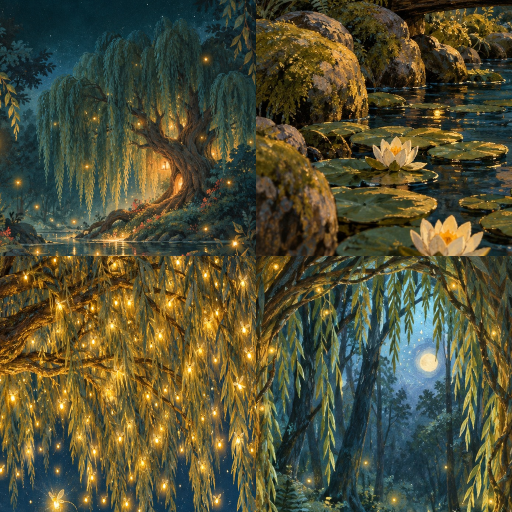
#> input picture style/planche_style.png, 1024 x 1024 px (shown at 1/2 size)
$ python -i layout.py   (imports and definitions only)
#> lines starting #> are read from the running program, lines starting #| are printed output that depends on the picture
# -*- coding: utf-8 -*-
"""Moteur de mise en page « Mon Héros du Mois ».
- Illustrations pleine page ; le texte se pose dans la zone la plus calme (indice du storyboard + analyse de l'image).
- Fondu continu (distance douce, courbe « smootherstep »), teinte prélevée dans le décor, opacité calculée pour la lisibilité,
  tramage anti-stries, halo doux sous les lettres au lieu d'un bandeau.
- Pages chapitre : décor d'ambiance (images générées) ou ambiance procédurale tirée de la palette de la scène.
- Typographie adaptative (taille, retours à la ligne, espaces insécables) + contrôle qualité chiffré."""
from pathlib import Path
import io, math, random, re
import numpy as np
from PIL import Image, ImageDraw, ImageFilter, ImageFont
from reportlab.pdfgen import canvas
from reportlab.pdfbase import pdfmetrics
from reportlab.pdfbase.ttfonts import TTFont
from reportlab.lib.utils import ImageReader

import art

ROOT = Path(__file__).parent
FONTS = {"Serif": "DejaVuSerif.ttf", "Serif-Bold": "DejaVuSerif-Bold.ttf", "Sans": "DejaVuSans.ttf"}
# [2 lines not run here, left out]

PAGE, PX, M = art.PAGE, art.PX, art.MARGIN
K = PX / PAGE                                   # pixels par point
B = 0.0                                         # fond perdu de la page en cours (0 à l'écran, 9 pt à l'impression)


# [6 lines left out: function set_mode, not called in this run]
NBSP = " "


# ============================================================ texte
# [5 lines left out: function frenchify, not called in this run]


def _w(t, font, size):
    return pdfmetrics.stringWidth(t, font, size)


# [53 lines left out: functions wrap, wrap_para, layout_block, fit_block, not called in this run]


def ascent(font):
    return pdfmetrics.getFont(font).face.ascent / 1000.0


# ============================================================ image
def load(path):
#> called with path = 'style/planche_style.png'
    im = Image.open(path).convert("RGB")
#> im is the input picture: PIL image 1024x1024 RGB; mean R, G, B 80.7, 79.4, 53.3
    im.info.pop("icc_profile", None)
    s = min(im.size)
#> s = 1024
    im = im.crop(((im.width - s) // 2, (im.height - s) // 2, (im.width + s) // 2, (im.height + s) // 2))
    im = im.resize((PX, PX), Image.LANCZOS)
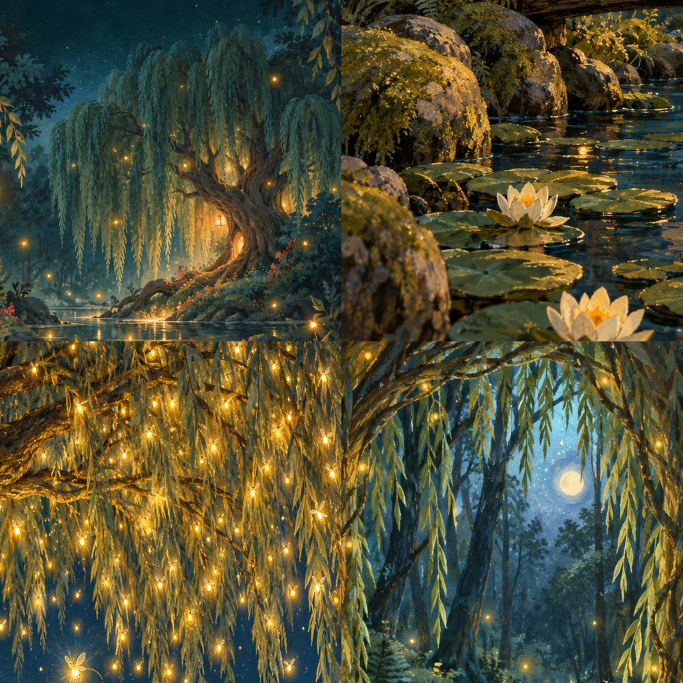
#> im: PIL image 2048x2048 RGB (shown at 1/3 size); mean R, G, B 80.7, 79.4, 53.3
    return im.filter(ImageFilter.UnsharpMask(radius=2, percent=45, threshold=2))


def _lin(c):
    c = c / 255.0
    return np.where(c <= 0.04045, c / 12.92, ((c + 0.055) / 1.055) ** 2.4)


def rel_lum(arr):
    l = _lin(arr.astype(np.float32))
    return 0.2126 * l[..., 0] + 0.7152 * l[..., 1] + 0.0722 * l[..., 2]


class Analysis:
    # [13 lines left out: function __init__, not called in this run]

    def _sl(self, r):
        x0, y0, x1, y1 = [int(max(0, min(256, v / PAGE * 256))) for v in r]
        return slice(y0, max(y0 + 1, y1)), slice(x0, max(x0 + 1, x1))

    def region(self, r):
        sy, sx = self._sl(r)
        return self.small[sy, sx], self.lum[sy, sx], self.detail[sy, sx]

    def skin_in(self, r):
        sy, sx = self._sl(r)
        return float(self.skin[sy, sx].mean())


# [9 lines left out: function tint_from, not called in this run]


def smootherstep(t):
    t = np.clip(t, 0, 1)
    return t * t * t * (t * (t * 6 - 15) + 10)


# [35 lines left out: functions soft_rect_mask, compose, text_mask, finish, not called in this run]


def contrast(lum_bg, ink_lum):
    hi, lo = max(lum_bg, ink_lum), min(lum_bg, ink_lum)
    return (hi + 0.05) / (lo + 0.05)


INK_LUM = {"dark": 0.90, "light": 0.02}   # clé = mode du voile (voile sombre -> encre ivoire)


# ============================================================ composition d'une zone de texte
# [5 lines left out: function place_block, not called in this run]


HALO_NEAR = 0.35      # assombrissement moyen apporté par le halo au contact des lettres
TARGET = {"dark": 0.14, "light": 0.32}   # luminance (linéaire) du fond pour un contraste >= 5:1


# [47 lines left out: functions needed_alpha, treat_text_area, draw_blocks, not called in this run]


def bg(c, im):
    buf = io.BytesIO(); im.save(buf, "JPEG", quality=93, subsampling=0); buf.seek(0)
    c.drawImage(ImageReader(buf), -B, -B, PAGE + 2 * B, PAGE + 2 * B)


# [483 lines left out: functions folio, zone_geometry, picture_page, palette, ornaments, _palette_colors and 20 more, not called in this run]


# La mise en page utilise des réglages globaux (écran / impression) : deux livres ne sont jamais mis en page en même temps.
import threading as _threading
_LOCK = _threading.RLock()


def build_pdf(*a, **k):
    with _LOCK:
        return _build_pdf(*a, **k)


def build_cover(*a, **k):
    with _LOCK:
        return _build_cover(*a, **k)

>>> result = load('style/planche_style.png')
